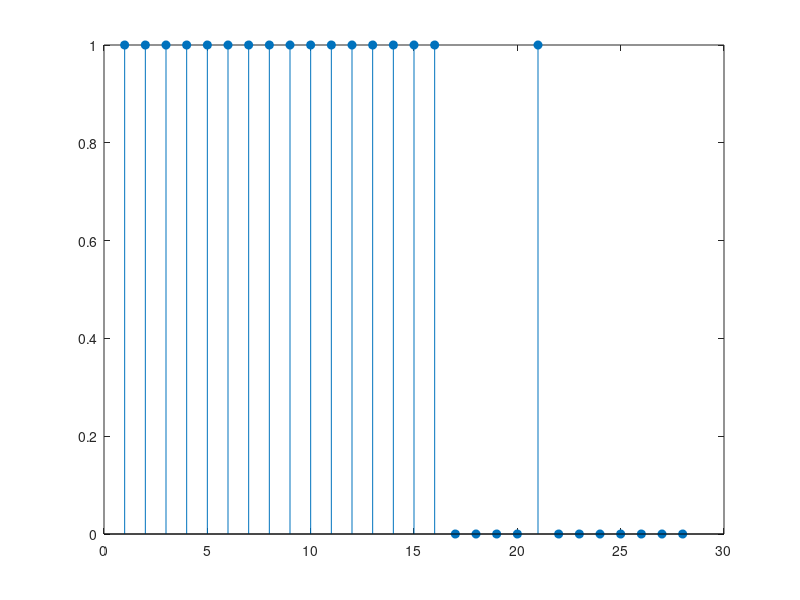
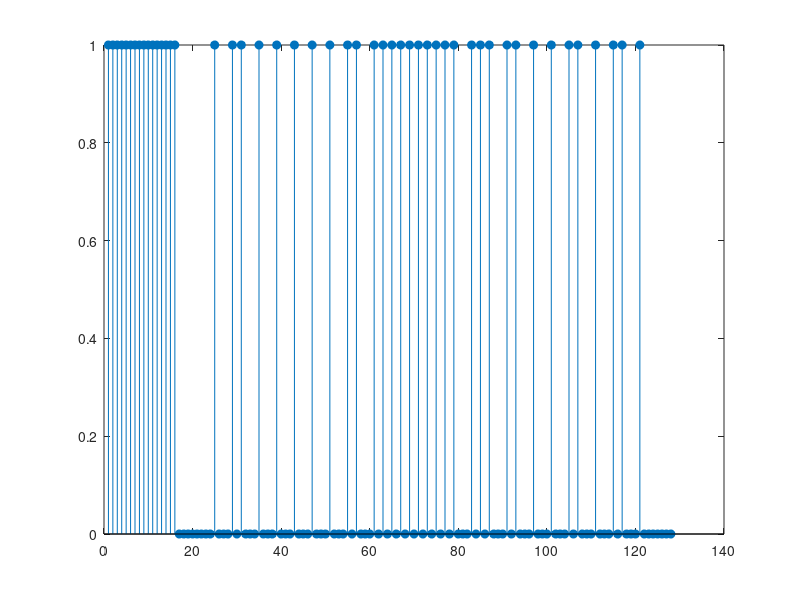

Source code (MATLAB) for these figures, in order:
% 赤外線リモコンコードの可視化
% https://ak1211.com
% Copyright (c) 2016 Akihiro Yamamoto
%
%
% This software is released under the MIT License.
% http://opensource.org/licenses/mit-license.php
%

clear *;

% サンプリング周期 0.56ms
T = sampling_period = 0.56e-3

% リーダーがHiである時間 9.0ms
leader_H_duration = 9.0e-3;
% リーダーがHiであるサンプル数
leader_H_count = floor(leader_H_duration / sampling_period)

% リーダーがLoである時間 4.5ms
leader_L_duration = 4.5e-3;
% リーダーがLoであるサンプル数
leader_L_count = floor(leader_L_duration / sampling_period)

%            1 2 3 4 5 6 7 8 9 10 11 12 13 14 15 16
leader_H =  [1 1 1 1 1 1 1 1 1  1  1  1  1  1  1  1];
%            1 2 3 4 5 6 7 8
leader_L =  [0 0 0 0 0 0 0 0];

% リピートがLoである時間 2.25ms
repeat_L_duration = 2.25e-3;
% リピートがLoであるサンプル数
repeat_L_count = floor(repeat_L_duration / sampling_period)

%            1 2 3 4
repeat_L =  [0 0 0 0];

%
% NECリモコンフォーマットによる定義
%
% ストップビット
STOPBIT =   [1 0 0 0    0 0 0 0];
% リピート
REPEAT =    [leader_H repeat_L STOPBIT];
% リーダー
LEADER =    [leader_H leader_L];
% bit Lo(0) / Hi(1)
L = [1 0];
H = [1 0 0 0];

% custom code 0xbf40
xBF40 = [H L H H    H H H H    L H L L    L L L L];

% data code
% 0x12
% 0xed = ~0x12
x12 = [L L L H    L L H L];
xED = [H H H L    H H L H];


%
% NECフォーマットのフレーム
%
frame = [LEADER xBF40 x12 xED STOPBIT];

%
% 出力
%
stem( REPEAT, "filled")
print -dpng "-S4800, 600" "rawrepeatIR.png"

stem( frame, "filled")
print -dpng "-S4800, 600" "rawframeIR.png"


